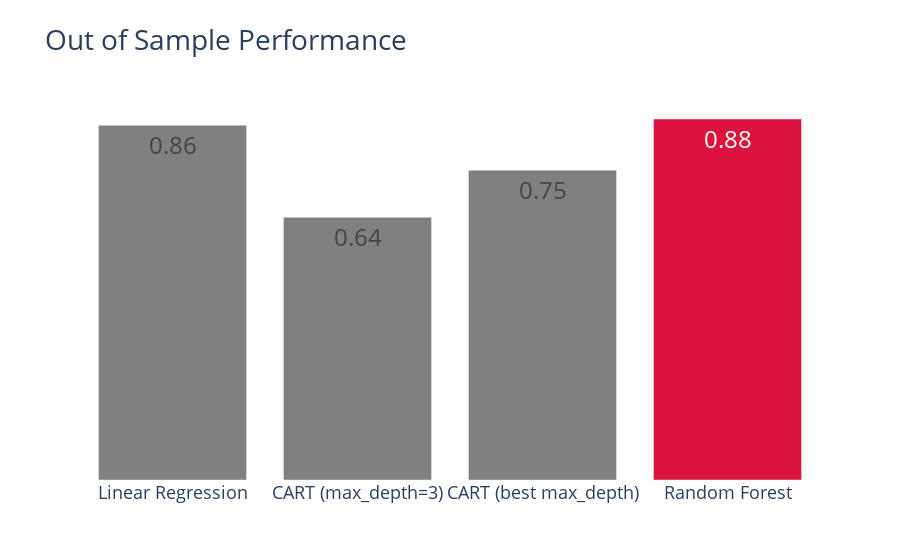

Notebook code cell kept with this figure:
### Code cell
import plotly.graph_objects as go

# create a list of colors for the bars
colors = ['gray'] * 3 + ['crimson']

# create a bar trace
bar_trace = go.Bar(x=list(results.keys()), 
                   y=list(results.values()),
                   marker_color=colors,
                   text=[f"{val:.2f}" for val in results.values()],
                   textposition='auto',
                   textfont=dict(size=24))

# create a layout with a larger title and no background
layout = go.Layout(title=dict(text='Out of Sample Performance', font=dict(size=28)),
                   plot_bgcolor='rgba(0,0,0,0)',
                   yaxis=go.layout.YAxis(title=None, tickvals=[]))

# create a figure with the bar trace and layout
fig = go.Figure(data=[bar_trace], layout=layout)

# update the x-axis tick font size
fig.update_xaxes(tickfont=dict(size=18))

# show the figure
fig.show()

### Figure 1 — Plotly figure (JSON) as saved in the notebook; plotly's stock layout.template omitted (floating-point values rounded to 4 significant figures)
{"data": [{"marker": {"color": ["gray", "gray", "gray", "crimson"]}, "text": ["0.86", "0.64", "0.75", "0.88"], "textfont": {"size": 24}, "textposition": "auto", "type": "bar", "x": ["Linear Regression", "CART (max_depth=3)", "CART (best max_depth)", "Random Forest"], "y": [0.864, 0.6399, 0.7545, 0.8795]}], "layout": {"plot_bgcolor": "rgba(0,0,0,0)", "title": {"font": {"size": 28}, "text": "Out of Sample Performance"}, "xaxis": {"tickfont": {"size": 18}}, "yaxis": {"tickvals": []}}}
